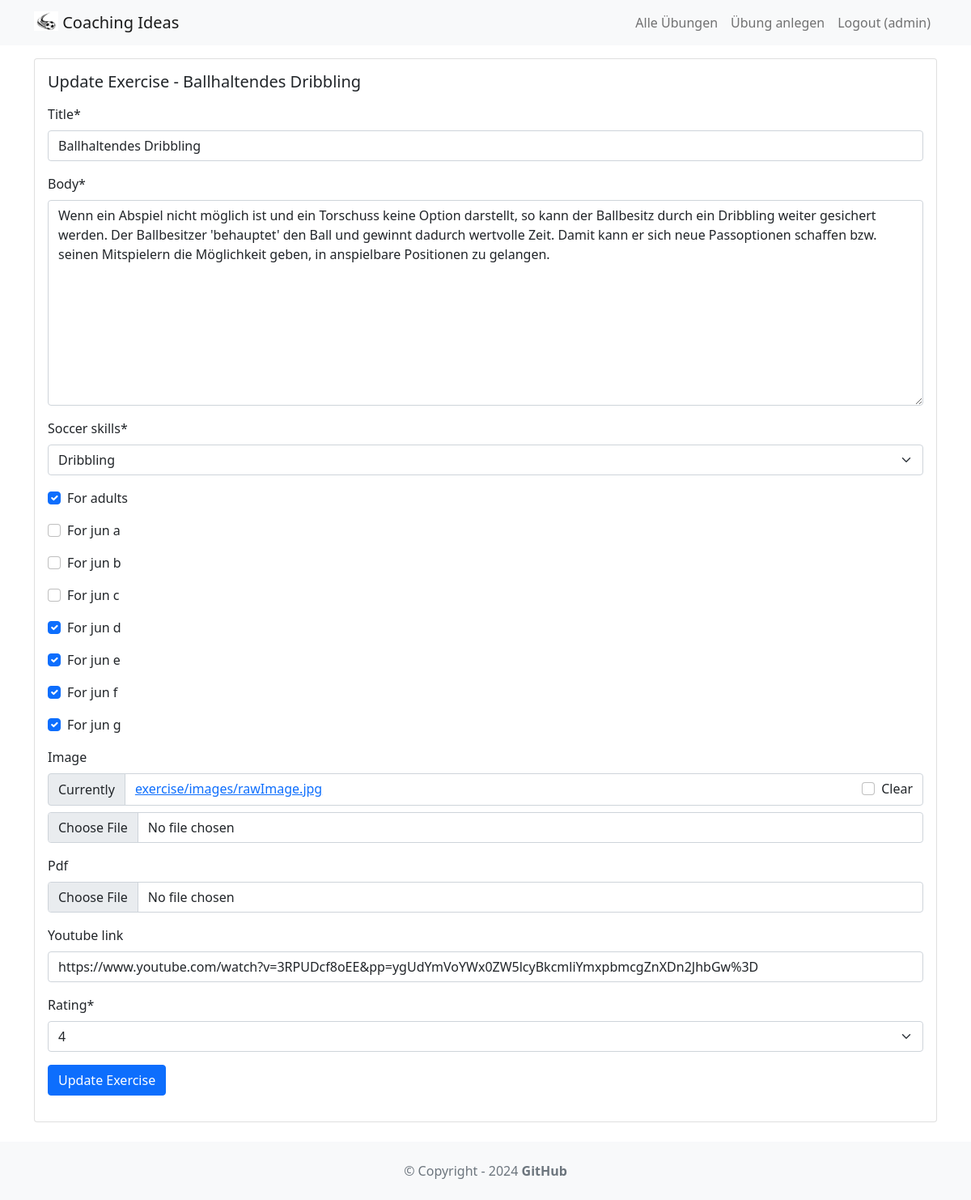
Screenshot of /exercise/exercise/2 (signed in) with the database file from the repository.
### exercise/models.py (models this page shows, shortened)
class Exercise(models.Model):
    title = models.CharField(max_length=255)
    body = models.TextField()
    created_on = models.DateTimeField(auto_now_add=True)
    last_modified = models.DateTimeField(auto_now=True)
    creator = models.ForeignKey(User, on_delete=models.SET_NULL, null=True)
    soccer_skills = models.CharField(
        max_length=50, choices=SoccerSkillTextChoices.choices, null=True
    )
    for_adults = models.BooleanField(default=True)
    for_jun_a = models.BooleanField(default=False)
    for_jun_b = models.BooleanField(default=False)
    for_jun_c = models.BooleanField(default=False)
    for_jun_d = models.BooleanField(default=False)
    for_jun_e = models.BooleanField(default=False)
    for_jun_f = models.BooleanField(default=False)
    for_jun_g = models.BooleanField(default=False)
    image = models.ImageField(upload_to="exercise/images/", null=True, blank=True)
    pdf = models.FileField(upload_to="exercise/pdfs/", blank=True)
    youtube_link = models.URLField(blank=True, null=True)
    rating = models.IntegerField(default=0, choices=[(i, i) for i in range(0, 6)])

### exercise/views.py (the view, shortened to what this page needs)
# urls.py: path('exercise/<int:exercise_id>', views.update_exercise, name='update_exercise'),
@login_required
def update_exercise(request, exercise_id):
    exercise = get_object_or_404(Exercise, pk=exercise_id, creator=request.user)
    if request.method == "GET":
        form = ExerciseForm(instance=exercise)
        return render(
            request, "update_exercise.html", {"exercise": exercise, "form": form}
        )

### exercise/forms.py
class ExerciseForm(ModelForm):
    class Meta:
        model = Exercise
        fields = [
            "title",
            "body",
            "soccer_skills",
            "for_adults",
            "for_jun_a",
            "for_jun_b",
            "for_jun_c",
            "for_jun_d",
            "for_jun_e",
            "for_jun_f",
            "for_jun_g",
            "image",
            "pdf",
            "youtube_link",
            "rating",
        ]

### exercise/templates/update_exercise.html (shortened to what this page needs)
{% extends 'base.html' %}
{% load crispy_forms_filters %}
{% block content %}
<div class="card mb-3">
  <div class="row g-0">
    <div>
      <div class="card-body">
        <h5 class="card-title">Update Exercise - {{ exercise.title }}</h5>
        <p class="card-text">
          <form method="post" enctype="multipart/form-data">
            {{ form|crispy }}
            <button type="submit" class="btn btn-primary">Update Exercise</button>
          </form>
        </p>
      </div>
    </div>
  </div>
</div>
{% endblock content %}

### coachingideas/templates/base.html (shortened to what this page needs)
<!DOCTYPE html>
<html>
<head>
    <link href="https://cdn.jsdelivr.net/npm/bootstrap@5.1.1/dist/css/bootstrap.min.css" rel="stylesheet"
/>
    <link rel="stylesheet" href="https://cdn.jsdelivr.net/npm/bootstrap-icons@1.8.1/font/bootstrap-icons.css">
</head>
<body>
<nav class="navbar navbar-expand-lg
      navbar-light bg-light mb-3">
    <div class="container">
        <a class="navbar-brand" href="{% url 'home' %}">
            {% load static %}
            <img src="{% static 'images/soccer.jpg' %}"
                 alt="" width="30" height="24"
                 class="d-inline-block align-text-top"/>
            Coaching Ideas
        </a>
        <div class="collapse navbar-collapse"
             id="navbarNavAltMarkup">
            <div class="navbar-nav ms-auto">
                {% if user.is_authenticated %}
                    <a class="nav-link" href={% url "exercise_table" %}>Alle Übungen</a>
                    <a class="nav-link" href="{% url "create_exercise" %}">
                        Übung anlegen
                    </a>
                    <a class="nav-link" href="{% url "logout" %}">
                        Logout ({{ user.username }})
                    </a>
                {% else %}
                    <a class="nav-link" href="{% url "login" %}">Login</a>
                    <a class="nav-link" href={% url "signup" %}>Sign Up</a>
                {% endif %}
            </div>
        </div>
    </div>
</nav>
<div class="container">
    {% block content %}
    {% endblock content %}
</div>
<footer class="text-center text-lg-start bg-light text-muted mt-4">
    <div class="text-center p-4">
        © Copyright - 2024
        <a class="text-reset fw-bold text-decoration-none"
           target="_blank" href="https://github.com/meissbernd/ESA3_CoachingIdeas/tree/master">
            GitHub
        </a>
    </div>
</footer>
</body>
</html>

### rows the page displays
Exercise: title "Ballhaltendes Dribbling", body "Wenn ein Abspiel nicht möglich ist und ein Torschuss keine Option darstellt, so kann der Ballbesitz durch ein Dribbling weiter gesichert werden. Der Ballbesitzer 'behauptet' den Ball und gewinnt dadurch wertvolle Zeit. Damit kann er sich neue Passoptionen schaffen bzw. seinen Mitspielern die Möglichkeit geben, in anspielbare Positionen zu gelangen.", soccer_skills "Dribbling", for_adults "☑", for_jun_d "☑", for_jun_e "☑", for_jun_f "☑", for_jun_g "☑", youtube_link "https://www.youtube.com/watch?v=3RPUDcf8oEE&pp=ygUdYmVoYWx0ZW5lcyBkcmliYmxpbmcgZnXDn2JhbGw%3D", rating "4"

### other values shown
{{ user.username }} "admin"
